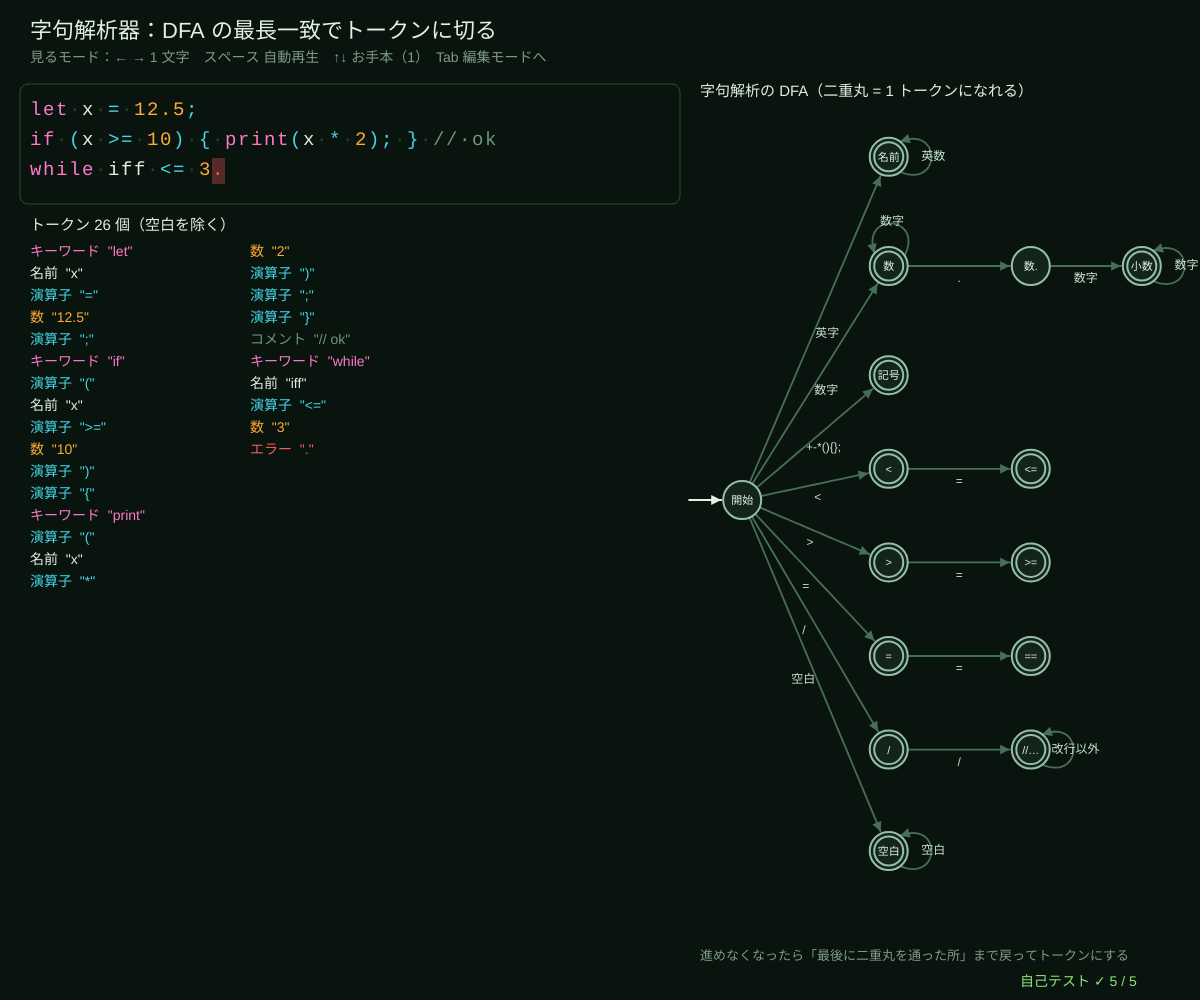
Frame 1 (no input)
Frame 60 (no input): identical to frame 1, image omitted
Frame 120 (the mouse pressed at the canvas centre since frame 60): identical to frame 1, image omitted

The p5.js sketch that drew this single still picture (run headless with seeded random() and noise() and a simulated clock; from frame 60 on, the mouse is pressed at the canvas centre):

// p5.js sketch
// ── sketch.js
// ============================================
// 07 字句解析器 ─ プログラムの文字の列を「トークン」（数・名前・キーワード・演算子・コメント）に切り分ける
// 1 つの DFA で先頭から読み、受理状態を通るたびに「ここまでなら 1 トークン」と覚えておく。進めなくなったら、
// 最後に覚えた所までを 1 トークンにする（最長一致）。<= は < と = ではなく 1 つ、iff は if ではなく名前。
// 名前とキーワードは同じ形なので、切り出してから表で見分ける（キーワードが優先）。どの受理状態も通らなければエラー文字
// Tab = 見るモード ⇔ 編集モード（編集中は文字キーがすべて入力、Enter 改行、Backspace 消す）
// 見るモード：← → 1 文字ずつ DFA をたどる / スペース 自動再生 / ↑↓ お手本を変える
// ============================================

const KEYWORDS = ['if', 'else', 'while', 'let', 'print'];   // ★ キーワード（名前より優先）
const PRESETS = [
  'let x = 12.5;\nif (x >= 10) { print(x * 2); } // ok\nwhile iff <= 3.',
  'a==b=c<=d<e>=f>g/h// comment\n// whole line\nlet  _tmp1 = 007;',
  'price = 3.14 * r * r;\nprint(price) # oops @\nelse{}',
];
const KIND_COL = { キーワード: [255, 120, 200], 名前: [226, 240, 228], 数: [255, 170, 50], 演算子: [70, 215, 230], コメント: [110, 150, 120], 空白: [40, 60, 50], エラー: [255, 90, 90] };
// DFA の状態：[名前, 受理したときのトークンの種類（null = 受理しない）, 図の x, y（0〜1）, 自己ループの向き]
const LEX_STATES = [
  ['開始', null, 0.05, 0.5], ['名前', '名前', 0.38, 0.06, 0], ['数', '数', 0.38, 0.2, -1.5], ['数.', null, 0.7, 0.2], ['小数', '数', 0.95, 0.2, 0],
  ['記号', '演算子', 0.38, 0.34], ['<', '演算子', 0.38, 0.46], ['<=', '演算子', 0.7, 0.46], ['>', '演算子', 0.38, 0.58], ['>=', '演算子', 0.7, 0.58],
  ['=', '演算子', 0.38, 0.7], ['==', '演算子', 0.7, 0.7], ['/', '演算子', 0.38, 0.82], ['//…', 'コメント', 0.7, 0.82, 0], ['空白', '空白', 0.38, 0.95, 0],
];
function charClass(c) {
  if (/[A-Za-z_]/.test(c)) return '英字';
  if (/[0-9]/.test(c)) return '数字';
  if (c === ' ' || c === '\t' || c === '\n') return '空白';
  return c;
}
// ★ DFA の遷移：状態 q で文字 c を読んだら次の状態（-1 = 進めない）
function lexNext(q, c) {
  let k = charClass(c);
  switch (q) {
    case 0: if (k === '英字') return 1; if (k === '数字') return 2; if ('+-*(){};'.indexOf(c) >= 0) return 5;
      if (c === '<') return 6; if (c === '>') return 8; if (c === '=') return 10; if (c === '/') return 12; if (k === '空白') return 14; return -1;
    case 1: return k === '英字' || k === '数字' ? 1 : -1;
    case 2: return k === '数字' ? 2 : c === '.' ? 3 : -1;
    case 3: case 4: return k === '数字' ? 4 : -1;
    case 6: case 8: case 10: return c === '=' ? q + 1 : -1;
    case 12: return c === '/' ? 13 : -1;
    case 13: return c !== '\n' ? 13 : -1;
    case 14: return k === '空白' ? 14 : -1;
  }
  return -1;
}
// ★ 最長一致で全部切り出す。trace = 1 文字読むごとの [トークン番号, 位置, 状態]
function lex(src) {
  let toks = [], trace = [], i = 0;
  while (i < src.length) {
    let q = 0, j = i, last = -1, lastQ = -1;
    while (j < src.length) { let nq = lexNext(q, src[j]); if (nq < 0) break; q = nq; j++; trace.push([toks.length, j - 1, q]); if (LEX_STATES[q][1]) { last = j; lastQ = q; } }
    if (last < 0) { toks.push({ kind: 'エラー', text: src[i], at: i }); trace.push([toks.length - 1, i, -1]); i++; continue; }
    let s = src.slice(i, last), kind = LEX_STATES[lastQ][1];
    if (kind === '名前' && KEYWORDS.indexOf(s) >= 0) kind = 'キーワード';
    toks.push({ kind, text: s, at: i }); i = last;
  }
  return { toks, trace };
}
let src = '', res, tIdx = 0, playing = false, editMode = false, pIdx = 0, statePos = [], lexMachine;

function setup() {
  createCanvas(windowWidth, windowHeight);
  lexMachine = buildLexMachine();
  selfTest();
  loadPreset(0);
}
function windowResized() { resizeCanvas(windowWidth, windowHeight); }
function loadPreset(k) { pIdx = (k + PRESETS.length) % PRESETS.length; src = PRESETS[pIdx]; relex(); }
function relex() { res = lex(src); tIdx = Math.min(tIdx, res.trace.length); }
function buildLexMachine() {          // 図にするための DFA（記号 = 文字の種類）
  let tr = LEX_STATES.map(() => ({}));
  let e = (a, lab, b) => { tr[a][lab] = b; };
  e(0, '英字', 1); e(1, '英数', 1); e(0, '数字', 2); e(2, '数字', 2); e(2, '.', 3); e(3, '数字', 4); e(4, '数字', 4);
  e(0, '+-*(){};', 5); e(0, '<', 6); e(6, '=', 7); e(0, '>', 8); e(8, '=', 9); e(0, '=', 10); e(10, '=', 11); e(0, '/', 12); e(12, '/', 13); e(13, '改行以外', 13); e(0, '空白', 14); e(14, '空白', 14);
  return { n: LEX_STATES.length, alpha: [], tr, start: 0, acc: LEX_STATES.map((s) => !!s[1]) };
}

function draw() {
  background(...BG);
  hudTitle('字句解析器：DFA の最長一致でトークンに切る', (editMode ? '✎ 編集モード：文字キー 入力　Enter 改行　Backspace 消す　Tab 見るモードへ' : '見るモード：← → 1 文字　スペース 自動再生　↑↓ お手本（' + (pIdx + 1) + '）　Tab 編集モードへ'));
  if (playing && frameCount % 8 === 0) { if (tIdx < res.trace.length) tIdx++; else playing = false; }
  let cur = tIdx > 0 ? res.trace[tIdx - 1] : null;
  // ---- ソース（色 = トークンの種類）
  let x0 = 30, y0 = 100, cw = 13, lh = 30, x = x0, y = y0;
  stroke(...(editMode ? AMBER : WIRE)); strokeWeight(editMode ? 2 : 1); noFill(); rect(20, 84, width * 0.55, 120, 8);
  textFont('monospace'); textSize(19); textAlign(LEFT, TOP);
  res.toks.forEach((t, ti) => {
    for (let k = 0; k < t.text.length; k++) {
      let c = t.text[k], gi = t.at + k;
      if (cur && gi === cur[1]) { noStroke(); fill(...AMBER, 120); rect(x, y - 2, cw, lh - 4); }
      if (t.kind === 'エラー') { noStroke(); fill(255, 90, 90, 80); rect(x, y - 2, cw, lh - 4); }
      if (cur && ti === cur[0] && t.kind !== '空白') { stroke(...AMBER); strokeWeight(2); line(x, y + lh - 6, x + cw, y + lh - 6); }
      noStroke(); fill(...(KIND_COL[t.kind] || INK));
      if (c === '\n') { x = x0; y += lh; continue; }
      text(c === ' ' ? '·' : c, x, y); x += cw;
    }
  });
  if (editMode && frameCount % 60 < 30) { fill(...AMBER); rect(x + 1, y, 2, lh - 6); }
  textFont('sans-serif');
  // ---- トークンの列
  let ty = 230, col = 0, row = 0, shown = res.toks.filter((t) => t.kind !== '空白');
  noStroke(); fill(...INK); textSize(15); textAlign(LEFT, BASELINE); text('トークン ' + shown.length + ' 個（空白を除く）', 30, ty);
  shown.slice(0, 48).forEach((t, k) => {
    let xx = 30 + col * (width * 0.55 / 3), yy = ty + 26 + row * 22;
    fill(...(KIND_COL[t.kind] || INK)); textSize(14); text(t.kind + '  ' + JSON.stringify(t.text), xx, yy);
    if (++row >= 16) { row = 0; col++; }
  });
  // ---- 字句解析の DFA
  let gx = width * 0.6, gy = 110, gw = width * 0.37, gh = height - 220;
  statePos = LEX_STATES.map((s) => ({ x: gx + s[2] * gw, y: gy + s[3] * gh, loop: s[4] !== undefined ? s[4] : -Math.PI / 2 }));
  let hi = {}; if (cur && cur[2] >= 0) hi[cur[2]] = AMBER; if (cur && cur[2] < 0) hi[0] = ROSE;
  drawMachine(lexMachine, statePos, { r: 19, names: LEX_STATES.map((s) => s[0]), nameSize: 11, labelSize: 12, hi, edgeCol: [70, 110, 90] });
  textAlign(LEFT, BASELINE); fill(...INK); textSize(15); text('字句解析の DFA（二重丸 = 1 トークンになれる）', gx - 20, 96);
  fill(...DIMC); textSize(13);
  if (cur) text('いま：「' + (src[cur[1]] === '\n' ? '改行' : src[cur[1]]) + '」を読んで ' + (cur[2] >= 0 ? LEX_STATES[cur[2]][0] : 'どこにも進めない → エラー文字'), gx - 20, height - 60);
  text('進めなくなったら「最後に二重丸を通った所」まで戻ってトークンにする', gx - 20, height - 40);
  drawSelfTest(width - 180, height - 14);
}

function keyPressed() {
  if (key === 'Tab') { editMode = !editMode; return false; }
  if (editMode) {
    if (key === 'Backspace') src = src.slice(0, -1);
    else if (key === 'Enter') src = src.length < 300 ? src + '\n' : src;
    else if (key.length === 1 && key.charCodeAt(0) >= 32 && key.charCodeAt(0) < 127) src = typeInto(src, key, key, 300);
    relex(); return false;
  }
  if (key === RIGHT_ARROW) { playing = false; tIdx = Math.min(res.trace.length, tIdx + 1); }
  if (key === LEFT_ARROW) { playing = false; tIdx = Math.max(0, tIdx - 1); }
  if (key === ' ') { if (tIdx >= res.trace.length) tIdx = 0; playing = !playing; }
  if (key === UP_ARROW) loadPreset(pIdx - 1);
  if (key === DOWN_ARROW) loadPreset(pIdx + 1);
  return false;
}

// ---- 自己テスト
function refLex(s) {                    // くらべる相手：正規表現をいくつも試して一番長いものを選ぶ字句解析
  let pats = [['名前', /[A-Za-z_][A-Za-z0-9_]*/y], ['数', /[0-9]+(\.[0-9]+)?/y], ['コメント', /\/\/[^\n]*/y], ['空白', /[ \t\n]+/y], ['演算子', /<=|>=|==|[-+*\/()<>={};]/y]];
  let out = [], i = 0;
  while (i < s.length) {
    let best = null;
    for (let [k, re] of pats) { re.lastIndex = i; let m = re.exec(s); if (m && (!best || m[0].length > best[1].length)) best = [k, m[0]]; }
    if (!best) { out.push({ kind: 'エラー', text: s[i] }); i++; continue; }
    if (best[0] === '名前' && KEYWORDS.indexOf(best[1]) >= 0) best[0] = 'キーワード';
    out.push({ kind: best[0], text: best[1] }); i += best[1].length;
  }
  return out;
}
function selfTest() {
  selfTestResults = [];
  seedRng(7); let okRound = true, okRef = true, okLen = true;
  for (let k = 0; k < 400; k++) {
    let s = rndString('aif1 2.=</>;\n#_ewlh', rndInt(0, 30)), t = lex(s).toks;
    if (t.map((x) => x.text).join('') !== s) okRound = false;
    if (JSON.stringify(t.map((x) => [x.kind, x.text])) !== JSON.stringify(refLex(s).map((x) => [x.kind, x.text]))) okRef = false;
    if (t.some((x) => !x.text.length || (x.kind === 'エラー' && x.text.length !== 1))) okLen = false;
  }
  check('でたらめな 400 個のソース：トークンをつなぐと元に戻る（取りこぼしなし）', okRound);
  check('DFA の最長一致 = 正規表現で一番長いものを選ぶ字句解析（400 個とも同じ列）', okRef);
  check('トークンは空にならない、エラー文字は 1 文字ずつ', okLen);
  let k1 = lex('if iff <= 1. a//b\nc').toks.filter((x) => x.kind !== '空白').map((x) => x.kind + ':' + x.text).join(' ');
  check('最長一致の例：' + k1, k1 === 'キーワード:if 名前:iff 演算子:<= 数:1 エラー:. 名前:a コメント://b 名前:c');
  let k2 = lex(PRESETS[0]).toks.filter((x) => x.kind !== '空白').length;
  check('お手本 1 のトークンは 26 個（空白を除く）', k2 === 26);
  reportSelfTest();
}

// ---------- やってみよう ----------
// 1. 「iff」「if」「if1」「_if」を入力して、どれがキーワードになるか確かめよう。なぜ「切ってから表で見分ける」と楽？
// 2. 「1.」「1.5」「1..5」はどう切られる？ 数. の状態は二重丸でないので、1 文字戻る（最長一致の「後もどり」）
// 3. != （等しくない）を足そう：LEX_STATES に状態 ['!', null, …] と ['!=', '演算子', …] を、lexNext に遷移を足す
// 4. 文字列リテラル "…" を足すには、どんな状態が要る？ 閉じない " はどうなる？
// 5. 字句解析の次は「構文解析」：トークンの列が文法に合うかを調べる（09 の CYK）

// ==================================================
// ここから下は「オートマトンの道具」（中身は読まなくても OK。消さないでね）
// ==================================================
// ---- 色と小さな道具
const BG = [9, 20, 15];                 // 背景（回路基板の黒緑）
const INK = [226, 240, 228];            // 文字（蛍光の白）
const AMBER = [255, 170, 50], CYAN = [70, 215, 230], LIME = [140, 230, 120], ROSE = [255, 100, 120], VIOLET = [185, 150, 255];
const DIMC = [125, 155, 138], PANEL = [18, 36, 28], WIRE = [44, 74, 58];
function clampv(v, a, b) { return v < a ? a : v > b ? b : v !== v ? a : v; }     // NaN なら a に戻す
function fmtN(v, d) { if (typeof v !== 'number' || v !== v) return '?'; return v.toFixed(d === undefined ? 2 : d); }
function hudTitle(t, sub) {              // 左上のタイトルと操作の説明
  noStroke(); fill(...INK); textSize(22); textAlign(LEFT, BASELINE); text(t, 30, 38);
  fill(...DIMC); textSize(14); textLeading(19); text(sub, 30, 62);
}
function typeInto(s, ch, allowed, maxLen) {   // 文字の入力：allowed に入っている 1 文字だけ足す（長さの上限つき）
  if (typeof ch !== 'string' || ch.length !== 1 || allowed.indexOf(ch) < 0) return s;
  return s.length < (maxLen || 40) ? s + ch : s;
}
// ---- 種つきの乱数（同じ種なら毎回同じ列 → 実験をくり返せる）
let rngState = 1;
function seedRng(s) { rngState = (s >>> 0) || 1; }
function rnd() {                       // 0〜1 の一様乱数（mulberry32）
  rngState = (rngState + 0x6d2b79f5) >>> 0;
  let t = rngState;
  t = Math.imul(t ^ (t >>> 15), t | 1);
  t ^= t + Math.imul(t ^ (t >>> 7), t | 61);
  return ((t ^ (t >>> 14)) >>> 0) / 4294967296;
}
function rndInt(a, b) { return a + Math.floor(rnd() * (b - a + 1)); }
function rndPick(arr) { return arr[Math.floor(rnd() * arr.length)]; }
function rndString(alpha, len) { let s = ''; for (let i = 0; i < len; i++) s += alpha[Math.floor(rnd() * alpha.length)]; return s; }
// ---- 状態遷移図を描く道具（円 = 状態、二重丸 = 受理、矢印 = 遷移。曲線は折れ線で描く）
function bezPts(x0, y0, cx, cy, x1, y1, n) {   // 2 次ベジェ曲線 → 折れ線の点
  let out = [];
  for (let i = 0; i <= n; i++) { let t = i / n, u = 1 - t; out.push([u * u * x0 + 2 * u * t * cx + t * t * x1, u * u * y0 + 2 * u * t * cy + t * t * y1]); }
  return out;
}
function cubicPts(p0, p1, p2, p3, n) {          // 3 次ベジェ曲線 → 折れ線の点（自己ループ用）
  let out = [];
  for (let i = 0; i <= n; i++) { let t = i / n, u = 1 - t, a = u * u * u, b = 3 * u * u * t, c = 3 * u * t * t, d = t * t * t;
    out.push([a * p0[0] + b * p1[0] + c * p2[0] + d * p3[0], a * p0[1] + b * p1[1] + c * p2[1] + d * p3[1]]); }
  return out;
}
function arrowLine(pts, col, w, dashed) {      // 折れ線 + 先の三角
  if (!pts || pts.length < 2) return;
  noFill(); stroke(...col); strokeWeight(w || 2);
  if (dashed) { for (let i = 0; i + 1 < pts.length; i += 2) line(pts[i][0], pts[i][1], pts[i + 1][0], pts[i + 1][1]); }
  else { beginShape(); for (let p of pts) vertex(p[0], p[1]); endShape(); }
  let [x1, y1] = pts[pts.length - 1], [x0, y0] = pts[pts.length - 2], L = Math.hypot(x1 - x0, y1 - y0) || 1, ux = (x1 - x0) / L, uy = (y1 - y0) / L, s = 7 + (w || 2) * 1.5;
  noStroke(); fill(...col);
  triangle(x1, y1, x1 - ux * s - uy * s * 0.5, y1 - uy * s + ux * s * 0.5, x1 - ux * s + uy * s * 0.5, y1 - uy * s - ux * s * 0.5);
}
function edgeList(m) {                  // DFA / NFA → 辺のリスト [{from, to, label}]（同じ向きの辺はラベルをまとめる）
  let map = new Map();
  for (let q = 0; q < m.n; q++) for (let c in m.tr[q] || {}) {
    let ts = m.tr[q][c]; ts = Array.isArray(ts) ? ts : [ts];
    for (let t of ts) { if (t < 0 || t >= m.n) continue; let k = q + '>' + t; if (!map.has(k)) map.set(k, { from: q, to: t, syms: [] }); map.get(k).syms.push(c === '' ? 'ε' : c); }
  }
  return [...map.values()].map((e) => ({ from: e.from, to: e.to, label: e.syms.sort().join(','), syms: e.syms }));
}
function edgeGeometry(e, pos, r, both) {        // 1 本の辺の折れ線の点とラベルの位置
  let a = pos[e.from], b = pos[e.to];
  if (e.from === e.to) {                        // 自己ループ：中心から外向き（または上）に輪
    let ang = a.loop !== undefined ? a.loop : -Math.PI / 2, ux = Math.cos(ang), uy = Math.sin(ang), px = -uy, py = ux;
    let s0 = [a.x + (ux * 0.6 + px * 0.8) * r, a.y + (uy * 0.6 + py * 0.8) * r], s1 = [a.x + (ux * 0.6 - px * 0.8) * r, a.y + (uy * 0.6 - py * 0.8) * r];
    let pts = cubicPts(s0, [s0[0] + (ux * 2.2 + px * 0.9) * r, s0[1] + (uy * 2.2 + py * 0.9) * r], [s1[0] + (ux * 2.2 - px * 0.9) * r, s1[1] + (uy * 2.2 - py * 0.9) * r], s1, 18);
    return { pts, lx: a.x + ux * 2.35 * r, ly: a.y + uy * 2.35 * r };
  }
  let dx = b.x - a.x, dy = b.y - a.y, L = Math.hypot(dx, dy) || 1, ux = dx / L, uy = dy / L, bend = both ? 0.22 * L : (e.bend || 0) * L;
  let mx = (a.x + b.x) / 2 - uy * bend, my = (a.y + b.y) / 2 + ux * bend;
  let d0x = mx - a.x, d0y = my - a.y, l0 = Math.hypot(d0x, d0y) || 1, d1x = mx - b.x, d1y = my - b.y, l1 = Math.hypot(d1x, d1y) || 1;
  let pts = bezPts(a.x + (d0x / l0) * r, a.y + (d0y / l0) * r, mx, my, b.x + (d1x / l1) * (r + 2), b.y + (d1y / l1) * (r + 2), 16);
  let mid = pts[8];
  return { pts, lx: mid[0] - uy * 13, ly: mid[1] + ux * 13 };
}
// m = DFA/NFA、pos = [{x, y, loop?}]、opt = { r, names, hi: {状態: 色}, edgeHi: (e) => 色 or null, start: true, labelSize }
function drawMachine(m, pos, opt) {
  opt = opt || {};
  let r = opt.r || 22, edges = opt.edges || edgeList(m), has = new Set(edges.map((e) => e.from + '>' + e.to));
  textAlign(CENTER, CENTER);
  for (let e of edges) {
    if (!pos[e.from] || !pos[e.to]) continue;
    let g = edgeGeometry(e, pos, r, e.from !== e.to && has.has(e.to + '>' + e.from));
    let hc = opt.edgeHi ? opt.edgeHi(e) : null;
    arrowLine(g.pts, hc || opt.edgeCol || [120, 160, 140], hc ? 3.5 : 1.8, e.label === 'ε' && !hc);
    if (opt.labels !== false || hc) { noStroke(); fill(...(hc || opt.labelCol || [200, 225, 210])); textSize(opt.labelSize || 14); text(e.label, g.lx, g.ly); }
  }
  if (opt.start !== false && pos[m.start]) {   // 開始の矢印（左から）
    let p = pos[m.start], sa = opt.startAng !== undefined ? opt.startAng : p.loop !== undefined && Math.cos(p.loop) < -0.5 ? -2.2 : Math.PI;
    let ux = Math.cos(sa), uy = Math.sin(sa);   // 自己ループと重ならない向きから
    arrowLine([[p.x + ux * (r + 34), p.y + uy * (r + 34)], [p.x + ux * (r + 2), p.y + uy * (r + 2)]], opt.startCol || INK, 2);
  }
  for (let q = 0; q < m.n; q++) {
    let p = pos[q]; if (!p) continue;
    let hc = opt.hi && opt.hi[q];
    stroke(...(hc || [150, 190, 170])); strokeWeight(hc ? 3.5 : 2); fill(...(hc ? hc.map((v) => v * 0.35) : PANEL));
    circle(p.x, p.y, 2 * r);
    if (m.acc[q]) { noFill(); circle(p.x, p.y, 2 * r - 9); }
    noStroke(); fill(...(hc ? [255, 255, 255] : INK)); textSize(opt.nameSize || Math.min(16, r * 0.75));
    text(opt.names ? opt.names[q] : 'q' + q, p.x, p.y + 1);
  }
}
function circleLayout(n, cx, cy, rad, a0) {    // 円の上に並べる（自己ループは外向き）
  let out = [];
  for (let i = 0; i < n; i++) { let a = (a0 === undefined ? Math.PI : a0) + (2 * Math.PI * i) / Math.max(1, n); out.push({ x: cx + rad * Math.cos(a), y: cy + rad * Math.sin(a), loop: a }); }
  return out;
}
function layerLayout(m, x, y, w, h) {          // スタートからの距離（幅優先）で左 → 右に並べる
  let depth = new Array(m.n).fill(-1), order = [m.start]; depth[m.start] = 0;
  for (let i = 0; i < order.length; i++) for (let e of edgeList(m)) if (e.from === order[i] && depth[e.to] < 0) { depth[e.to] = depth[order[i]] + 1; order.push(e.to); }
  let maxD = Math.max(0, ...depth); for (let q = 0; q < m.n; q++) if (depth[q] < 0) { depth[q] = maxD + 1; order.push(q); }
  maxD = Math.max(...depth);
  let cols = []; for (let q of order) (cols[depth[q]] = cols[depth[q]] || []).push(q);
  let pos = [];
  cols.forEach((col, d) => col.forEach((q, k) => { pos[q] = { x: x + (maxD ? (d / maxD) * w : w / 2), y: y + ((k + 1) / (col.length + 1)) * h, loop: -Math.PI / 2 }; }));
  return pos;
}
function hitState(pos, x, y, r) { for (let q = pos.length - 1; q >= 0; q--) if (pos[q] && Math.hypot(pos[q].x - x, pos[q].y - y) < r) return q; return -1; }
// ---- 自己テストの道具
let selfTestResults = [];
function check(name, cond) { selfTestResults.push({ name, ok: !!cond }); }
function reportSelfTest() { for (let r of selfTestResults) (r.ok ? console.log : console.error)((r.ok ? '✓ ' : '✗ ') + r.name); }
function selfTestLine() { let n = selfTestResults.filter((r) => r.ok).length; return '自己テスト ' + (n === selfTestResults.length ? '✓ ' : '✗ ') + n + ' / ' + selfTestResults.length; }
function drawSelfTest(x, y) { noStroke(); fill(...(selfTestResults.every((r) => r.ok) ? LIME : ROSE)); textSize(14); textAlign(LEFT, BASELINE); text(selfTestLine(), x, y); }
